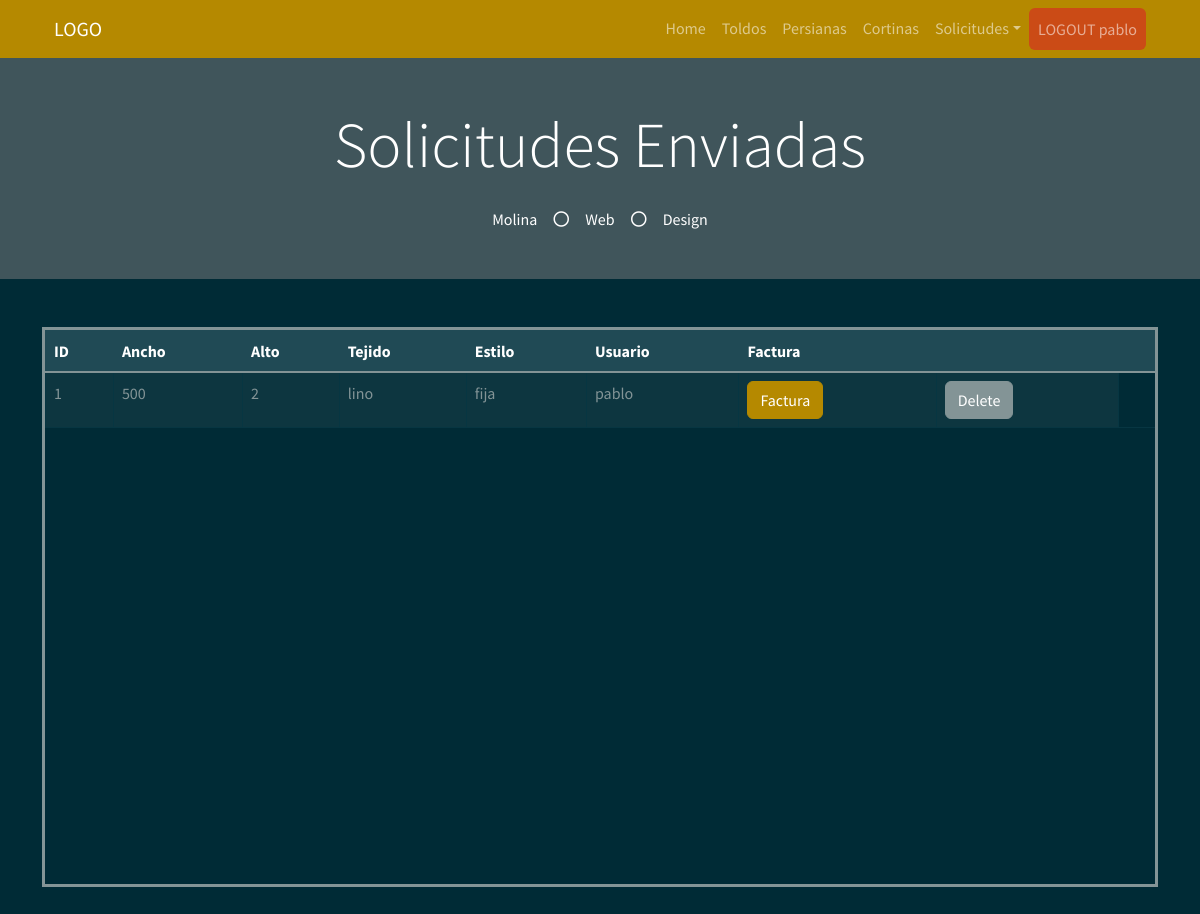
/solicitudes_c (signed in), run on an earlier commit of the app's database.
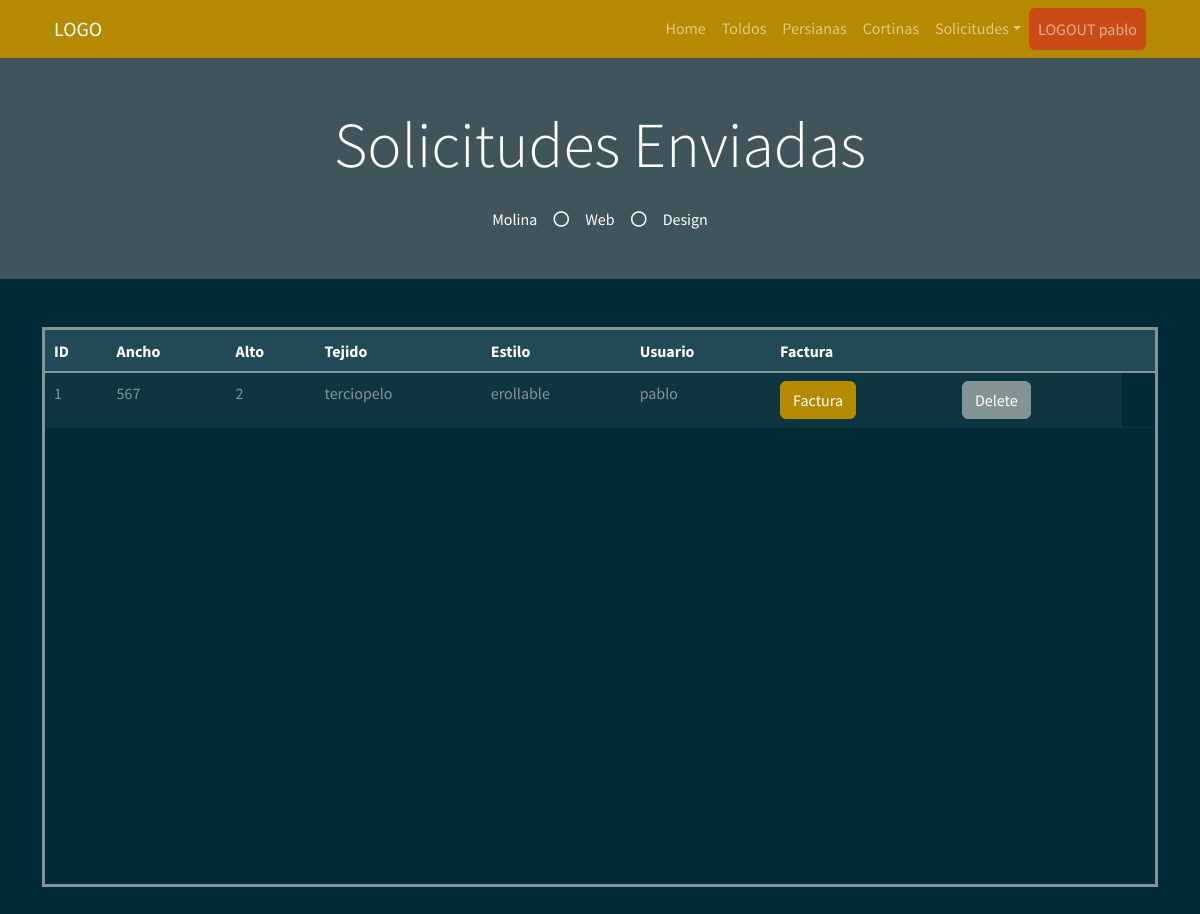
And on a later commit of the database.
### myapp/models.py (models this page shows)
    class PresupuestoCortina(db.Model):
        __tablename__ = "PresupuestoCortina"  # Nombre de la tabla que se crea
        PresupuestoCortina_id = db.Column("presupuestoCortina_id", db.Integer, Sequence(
            'presupuestoCortina_id_seq'),  primary_key=True)
        Ancho = db.Column(db.String(20))
        Alto = db.Column(db.Integer)
        Tejido = db.Column(db.String(30))
        Estilo = db.Column(db.String(30))
        Usu = db.Column(db.String(30))

### myapp/views.py (the view)
    @app.route("/solicitudes_c", methods=["GET", "POST"])
    def solicitudes_c():
        usuario = session['usuario']
        usu = usuario
        list_solicitud = db_access["list_solicitudesC_filter"]
        solicitudes = list_solicitud(usu)
        return render_template("user/cortinas/solicitudes_c.html", solicitudes=solicitudes, usu=usu)

### myapp/templates/user/cortinas/solicitudes_c.html (shortened to what this page needs)
<!DOCTYPE html>
<html>
<head>
    <link href="https://cdn.jsdelivr.net/npm/bootstrap@5.1.3/dist/css/bootstrap.min.css" rel="stylesheet"
>
    <link rel="stylesheet" href="../static/style/bootstrap.min(8).css">
</head>
<body>
    {% include 'includes/navbar_user.html' %}
    <div class="jumbotron jumbotron-fluid bg-jumbotron" style=" background-color: rgba(128, 128, 128, 0.5);">
        <div class="container text-center py-5">
            <h3 class="text-white display-3 mb-4">Solicitudes Enviadas</h3>
            <div class="d-inline-flex align-items-center text-white">
                <p class="m-0">Molina</p>
                <i class="far fa-circle px-3"></i>
                <p class="m-0">Web</p>
                <i class="far fa-circle px-3"></i>
                <p class="m-0">Design</p>
            </div>
        </div>
    </div>
    <div class="container my-5">
        <div style=" overflow:auto;  height: 70vh; border-style: solid;">
            <table class="table table-bordered mx-auto">
                <thead class="table-dark">
                    <tr class="table-active">
                        <th>ID</th>
                        <th>Ancho</th>
                        <th>Alto</th>
                        <th>Tejido</th>
                        <th>Estilo</th>
                        <th>Usuario</th>
                        <th>Factura</th>
                        <th></th>
                        <th></th>
                    </tr>
                </thead>
                <tbody>
                    {% for solicitud in solicitudes %}
                    <tr>
                        <td> {{ solicitud.PresupuestoCortina_id }} </td>
                        <td> {{ solicitud.Ancho }} </td>
                        <td> {{ solicitud.Alto }} </td>
                        <td> {{ solicitud.Tejido }} </td>
                        <td> {{ solicitud.Estilo }} </td>
                        <td> {{ solicitud.Usu }} </td>
                        <td><a class="btn btn-primary"
                            href="/download_c_pdf_usu/{{solicitud.PresupuestoCortina_id}}">Factura</a></td>
                        <form action="/delete_solicitudC_user/{{solicitud.PresupuestoCortina_id}}" method="POST"
                            id="deletFormp">
                            <td><input type="submit" value="Delete" class="btn btn-secondary" /></td>
                        </form>
                    </tr>
                    {% endfor %}
                </tbody>
            </table>
        </div>
    </div>
</body>
</html>

### myapp/templates/includes/navbar_user.html (shortened to what this page needs)
<link href="https://cdnjs.cloudflare.com/ajax/libs/font-awesome/5.10.0/css/all.min.css" rel="stylesheet">
<div class="container-fluid bg-primary">
    <div class="container">
        <nav class="navbar navbar-expand-lg navbar-dark">
            <div class="container-fluid">
                <a class="navbar-brand" href="#">LOGO</a>
                <div class="collapse navbar-collapse" id="navbarSupportedContent">
                    <ul class="navbar-nav ms-auto mb-2 mb-lg-0">
                        <li class="nav-item">
                            <a class="nav-link " aria-current="page" href="/inicio_usu">Home</a>
                        </li>
                        <li class="nav-item">
                            <a class="nav-link" href="/toldo_user">Toldos</a>
                        </li>
                        <li class="nav-item">
                            <a class="nav-link" href="/persianas_user">Persianas</a>
                        </li>
                        <li class="nav-item">
                            <a class="nav-link" href="/cortinas_user">Cortinas</a>
                        </li>
                        <li class="nav-item dropdown">
                            <a class="nav-link dropdown-toggle" id="solicitudesDropdown" role="button" data-bs-toggle="dropdown" aria-expanded="false">Solicitudes</a>
                        </li>
                        <li class="nav-item">
                            <a href="/logout" class="nav-link  bg-warning btn" tabindex="-1"
                                aria-disabled="true">LOGOUT {{usu}}</a>
                        </li>
                    </ul>
                </div>
            </div>
        </nav>
    </div>
</div>

What changed in the data, as far as the page shows it:
changed PresupuestoCortina "pablo": Ancho "500" → "567"; Tejido "lino" → "terciopelo"; Estilo "fija" → "erollable"
